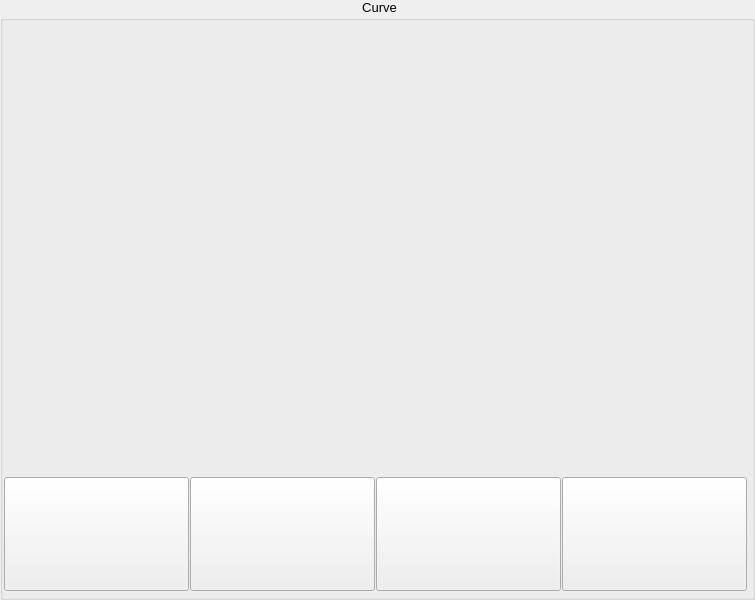
<?xml version="1.0" encoding="UTF-8"?>
<ui version="4.0">
 <class>AxesCurves</class>
 <widget class="QWidget" name="AxesCurves">
  <property name="geometry">
   <rect>
    <x>0</x>
    <y>0</y>
    <width>755</width>
    <height>600</height>
   </rect>
  </property>
  <property name="minimumSize">
   <size>
    <width>600</width>
    <height>600</height>
   </size>
  </property>
  <property name="windowTitle">
   <string>Form</string>
  </property>
  <layout class="QGridLayout" name="layoutG_AxisCurve" rowstretch="0" columnstretch="0">
   <property name="leftMargin">
    <number>0</number>
   </property>
   <property name="topMargin">
    <number>0</number>
   </property>
   <property name="rightMargin">
    <number>0</number>
   </property>
   <property name="bottomMargin">
    <number>0</number>
   </property>
   <property name="spacing">
    <number>6</number>
   </property>
   <item row="0" column="0">
    <widget class="QGroupBox" name="groupBox_Curve">
     <property name="font">
      <font>
       <pointsize>10</pointsize>
      </font>
     </property>
     <property name="styleSheet">
      <string notr="true"> QGroupBox::title 
{
subcontrol-position: top center;
}</string>
     </property>
     <property name="title">
      <string>Curve</string>
     </property>
     <property name="alignment">
      <set>Qt::AlignCenter</set>
     </property>
     <property name="checkable">
      <bool>false</bool>
     </property>
     <layout class="QGridLayout" name="gridLayout_2" rowstretch="3,0,0" columnstretch="1,0,0">
      <property name="leftMargin">
       <number>0</number>
      </property>
      <property name="topMargin">
       <number>0</number>
      </property>
      <property name="rightMargin">
       <number>1</number>
      </property>
      <property name="bottomMargin">
       <number>6</number>
      </property>
      <property name="horizontalSpacing">
       <number>0</number>
      </property>
      <property name="verticalSpacing">
       <number>6</number>
      </property>
      <item row="2" column="0" colspan="3">
       <layout class="QHBoxLayout" name="layoutH_CurveButton">
        <property name="spacing">
         <number>0</number>
        </property>
        <item>
         <widget class="QPushButton" name="pushButton_Linear">
          <property name="sizePolicy">
           <sizepolicy hsizetype="Fixed" vsizetype="Fixed">
            <horstretch>0</horstretch>
            <verstretch>0</verstretch>
           </sizepolicy>
          </property>
          <property name="minimumSize">
           <size>
            <width>185</width>
            <height>114</height>
           </size>
          </property>
          <property name="maximumSize">
           <size>
            <width>185</width>
            <height>114</height>
           </size>
          </property>
          <property name="toolTip">
           <string>Linear</string>
          </property>
          <property name="text">
           <string/>
          </property>
          <property name="iconSize">
           <size>
            <width>190</width>
            <height>115</height>
           </size>
          </property>
         </widget>
        </item>
        <item>
         <widget class="QPushButton" name="pushButton_Exponent">
          <property name="sizePolicy">
           <sizepolicy hsizetype="Fixed" vsizetype="Fixed">
            <horstretch>0</horstretch>
            <verstretch>0</verstretch>
           </sizepolicy>
          </property>
          <property name="minimumSize">
           <size>
            <width>185</width>
            <height>114</height>
           </size>
          </property>
          <property name="maximumSize">
           <size>
            <width>185</width>
            <height>114</height>
           </size>
          </property>
          <property name="toolTip">
           <string>Exponent</string>
          </property>
          <property name="text">
           <string/>
          </property>
          <property name="iconSize">
           <size>
            <width>190</width>
            <height>115</height>
           </size>
          </property>
         </widget>
        </item>
        <item>
         <widget class="QPushButton" name="pushButton_ExponentInvert">
          <property name="sizePolicy">
           <sizepolicy hsizetype="Fixed" vsizetype="Fixed">
            <horstretch>0</horstretch>
            <verstretch>0</verstretch>
           </sizepolicy>
          </property>
          <property name="minimumSize">
           <size>
            <width>185</width>
            <height>114</height>
           </size>
          </property>
          <property name="maximumSize">
           <size>
            <width>185</width>
            <height>114</height>
           </size>
          </property>
          <property name="toolTip">
           <string>Exponent inverted</string>
          </property>
          <property name="text">
           <string/>
          </property>
          <property name="iconSize">
           <size>
            <width>190</width>
            <height>115</height>
           </size>
          </property>
         </widget>
        </item>
        <item>
         <widget class="QPushButton" name="pushButton_Shape">
          <property name="sizePolicy">
           <sizepolicy hsizetype="Fixed" vsizetype="Fixed">
            <horstretch>0</horstretch>
            <verstretch>0</verstretch>
           </sizepolicy>
          </property>
          <property name="minimumSize">
           <size>
            <width>185</width>
            <height>114</height>
           </size>
          </property>
          <property name="maximumSize">
           <size>
            <width>185</width>
            <height>114</height>
           </size>
          </property>
          <property name="toolTip">
           <string>Shape</string>
          </property>
          <property name="text">
           <string/>
          </property>
          <property name="iconSize">
           <size>
            <width>190</width>
            <height>115</height>
           </size>
          </property>
          <property name="autoDefault">
           <bool>false</bool>
          </property>
          <property name="default">
           <bool>false</bool>
          </property>
          <property name="flat">
           <bool>false</bool>
          </property>
         </widget>
        </item>
       </layout>
      </item>
      <item row="0" column="0" rowspan="2">
       <widget class="QFrame" name="frame">
        <property name="styleSheet">
         <string notr="true"/>
        </property>
        <property name="frameShape">
         <enum>QFrame::NoFrame</enum>
        </property>
        <property name="frameShadow">
         <enum>QFrame::Raised</enum>
        </property>
        <layout class="QVBoxLayout" name="layoutV_Curve">
         <property name="spacing">
          <number>0</number>
         </property>
         <property name="leftMargin">
          <number>0</number>
         </property>
         <property name="topMargin">
          <number>0</number>
         </property>
         <property name="rightMargin">
          <number>0</number>
         </property>
         <property name="bottomMargin">
          <number>0</number>
         </property>
         <item>
          <widget class="AxesCurvesPlot" name="widget_AxesCurvesPlot" native="true">
           <property name="minimumSize">
            <size>
             <width>0</width>
             <height>0</height>
            </size>
           </property>
          </widget>
         </item>
        </layout>
       </widget>
      </item>
     </layout>
    </widget>
   </item>
  </layout>
 </widget>
 <customwidgets>
  <customwidget>
   <class>AxesCurvesPlot</class>
   <extends>QWidget</extends>
   <header>widgets/axescurvesplot.h</header>
   <container>1</container>
  </customwidget>
 </customwidgets>
 <resources/>
 <connections/>
</ui>
